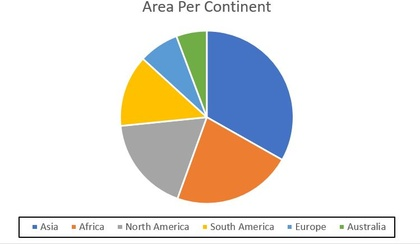
%> input picture Image Project/circle1.JPG, 420 x 244 px, shrunk from 749 x 436 before the run
$ octave --eval "result = CheckingType(imread('circle1.JPG'));"   (GNU Octave 9; MATLAB toolbox functions it lacks are replaced by stand-ins)
%> lines starting %> are read from the running program, lines starting %| are printed output that depends on the picture; in (x1, y1, x2, y2) boxes, pixels count from 0 and x2, y2 are one past the last pixel; in counts of white or black regions, pixels touching at a corner belong together; the program's own positions count from 1
function [flag , RGBCir] = CheckingType( img )

    I = im2bw(img , 0.9);
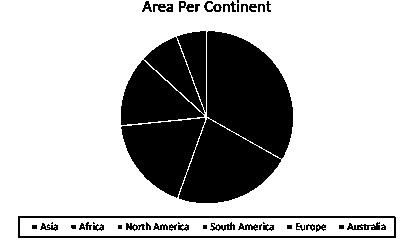
%> I: size 244x420 logical; 74.7% white; 45 black regions (10 under 20 px), largest, box (x1, y1, x2, y2) and area: (121, 31, 293, 203) 16824, (121, 31, 206, 125) 5847, (18, 216, 396, 238) 1583
    I = edge(I, 'canny');
%> I: size 244x420 logical; 4.4% white in thin lines or dots, all inside (x1, y1, x2, y2) = (17, 1, 397, 239)


    se = ones(2); %remove noise
    I  = imdilate(I ,se);
%> I: size 244x420 logical; 9.1% white in thin lines or dots, all inside (x1, y1, x2, y2) = (17, 1, 398, 240)


	se = ones(6); %connect edges > circle > Lables
    I = imclose(I ,se);
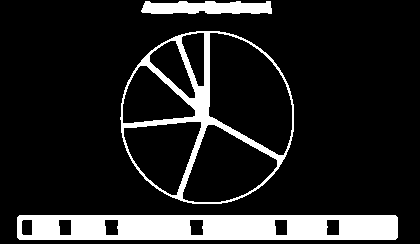
%> I: size 244x420 logical; 13.8% white; 3 white regions, box (x1, y1, x2, y2) and area: (17, 215, 398, 240) 8479, (120, 31, 294, 204) 4213, (141, 1, 272, 14) 1419


    flag = 0 ;
    cir = 'NO circle' ;

    [L, num] = bwlabel(I);% L [connected comp] , N #of element in L
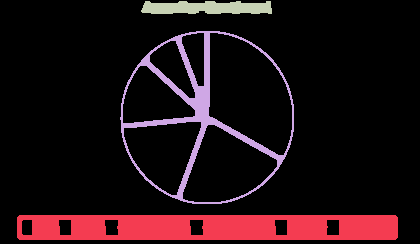
%> L: size 244x420 double; 4 distinct labels, from 0 to 3; one colour per label, 0 black
%> num = 3


    for i = 0 : num
        X = (L==i); %L[i]

        X =~X ;
        state = regionprops( X, 'Extent');
        Cir = state.Extent;
        r = find(Cir > 0.67 && Cir < 0.8 );
        if r>0

            for j = r
                I = X ;
                flag = 1 ;
                cir = 'FOUND circle' ;
            end
        end
    end
%> this loop made 4 passes
%> Cir on passes 1 to 2: 0.89, 0.907
%> (Cir, r) on pass 3: (0.767, 1)
%> pass 2, in CheckingType, `X = (L==i);`:
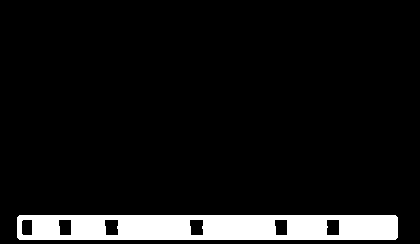
%> X: size 244x420 logical; 8.3% white; 1 white region, box (x1, y1, x2, y2) and area: (17, 215, 398, 240) 8479
%> pass 3, in CheckingType, `X = (L==i);`:
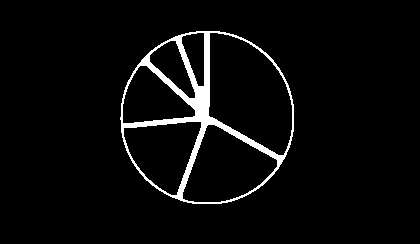
%> X: size 244x420 logical; 4.1% white; 1 white region, box (x1, y1, x2, y2) and area: (120, 31, 294, 204) 4213
%> after the loop, cir = 'FOUND circle'; flag = 1

   	I = ~I ;
    BWCir = imfill(I , 'holes');% large white circle Mask cut in Org image
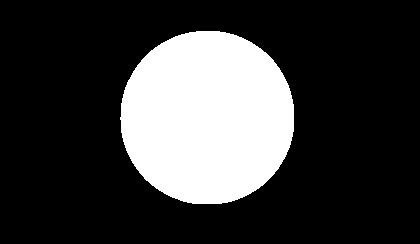
%> BWCir: size 244x420 logical; 23.3% white; 1 white region, box (x1, y1, x2, y2) and area: (120, 31, 294, 204) 23894
	RGBCir = uint8(double(img) .* double(BWCir));
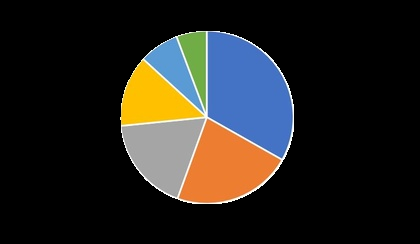
%> RGBCir: size 244x420x3 uint8; mean R, G, B 37, 35, 31.5


    cir
%> cir = 'FOUND circle'
%> `result = CheckingType(imread('circle1.JPG'));`: result = 1
    return
end

$ run again, on Image Project/circle2.JPG
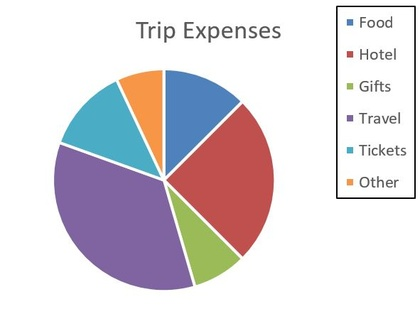
%> input picture Image Project/circle2.JPG, 420 x 309 px, shrunk from 591 x 435 before the run
%> in CheckingType, `[L, num] = bwlabel(I);`:
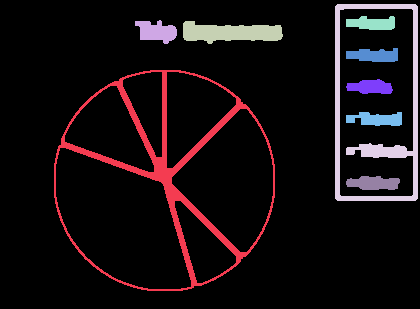
%> L: size 309x420 double; 10 distinct labels, from 0 to 9; one colour per label, 0 black
%> num = 9
%> the loop in CheckingType, `for i = 0 : num` made 10 passes
%> (state, Cir) on passes 3, 4, 6, 7, 8, 9, 10: ({Extent 0.995}, 0.995), ({Extent 0.988}, 0.988), ({Extent 0.996}, 0.996), ({Extent 0.996}, 0.996), ({Extent 0.996}, 0.996), ({Extent 0.996}, 0.996), ({Extent 0.995}, 0.995)
%> after the loop in CheckingType, `for i = 0 : num`: cir = 'FOUND circle'; flag = 1
%> BWCir: size 309x420 logical; 30% white; 1 white region, box (x1, y1, x2, y2) and area: (54, 70, 275, 291) 38889
%> in CheckingType, `RGBCir = uint8(double(img) .* double(BWCir));`:
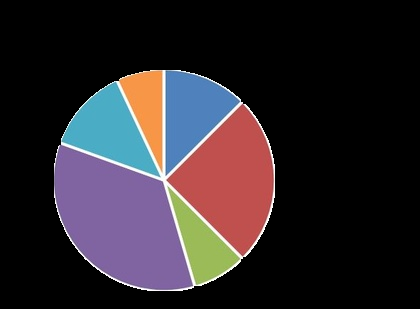
%> RGBCir: size 309x420x3 uint8; mean R, G, B 44.7, 38.1, 43.3
%> in CheckingType, `cir`: cir = 'FOUND circle'
%> result = 1

$ run again, on Image Project/rec1.jpg
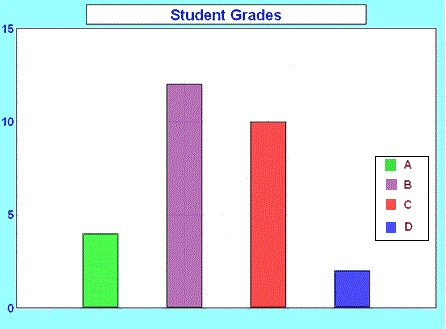
%> input picture Image Project/rec1.jpg, 446 x 329 px
%> in CheckingType, `[L, num] = bwlabel(I);`:
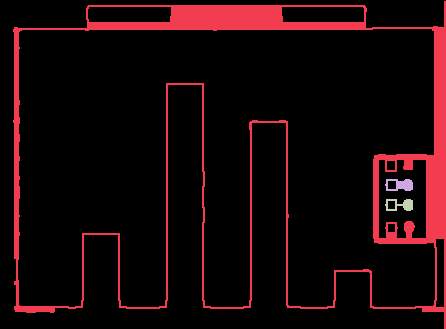
%> L: size 329x446 double; 4 distinct labels, from 0 to 3; one colour per label, 0 black
%> num = 3
%> the loop in CheckingType, `for i = 0 : num` made 4 passes
%> Cir on passes 1 to 4: 0.102, 0.249, 0.998, 0.998
%> after the loop in CheckingType, `for i = 0 : num`: cir = 'NO circle'; flag = 0
%> in CheckingType, `RGBCir = uint8(double(img) .* double(BWCir));`:
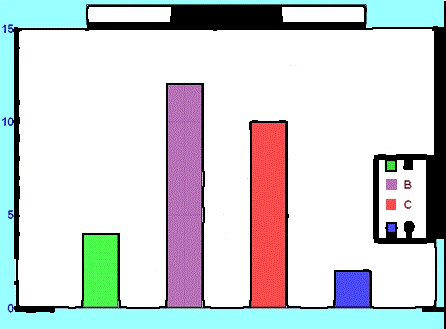
%> RGBCir: size 329x446x3 uint8; mean R, G, B 206.7, 211.4, 213.7
%> in CheckingType, `cir`: cir = 'NO circle'
%> result = 0
